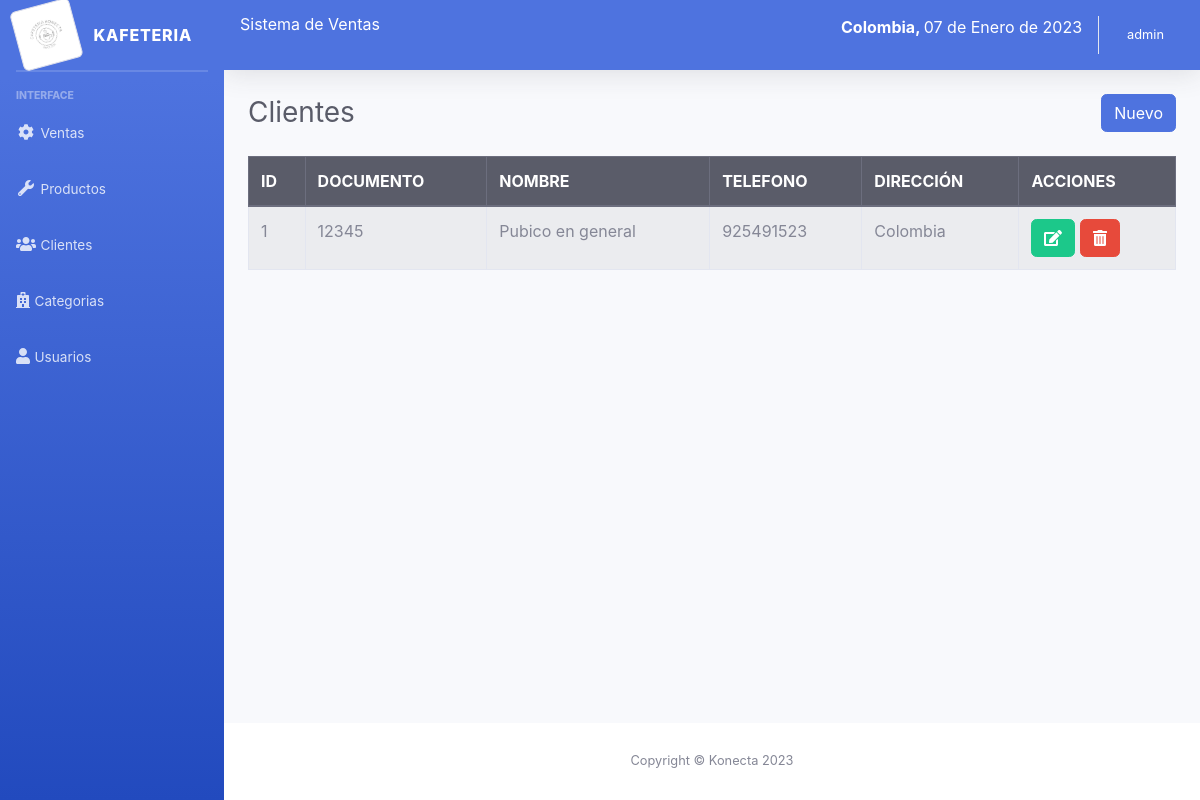
/sistema/lista_cliente.php (signed in), run on the app's committed database.
### tables this page shows
CREATE TABLE `cliente` (
  `idcliente` int(11) NOT NULL,
  `dni` int(8) NOT NULL,
  `nombre` varchar(100) NOT NULL,
  `telefono` int(15) NOT NULL,
  `direccion` varchar(200) NOT NULL,
  `usuario_id` int(11) NOT NULL
);

### sistema/lista_cliente.php (the view)
<?php include_once "includes/header.php"; ?>
<div class="container-fluid">
	<div class="d-sm-flex align-items-center justify-content-between mb-4">
		<h1 class="h3 mb-0 text-gray-800">Clientes</h1>
		<a href="registro_cliente.php" class="btn btn-primary">Nuevo</a>
	</div>
	<div class="row">
		<div class="col-lg-12">
			<div class="table-responsive">
				<table class="table table-striped table-bordered" id="table">
					<thead class="thead-dark">
						<tr>
							<th>ID</th>
							<th>DOCUMENTO</th>
							<th>NOMBRE</th>
							<th>TELEFONO</th>
							<th>DIRECCIÓN</th>
							<?php if ($_SESSION['rol'] == 1) { ?>
							<th>ACCIONES</th>
							<?php } ?>
						</tr>
					</thead>
					<tbody>
						<?php
						include "../conexion.php";
						$query = mysqli_query($conexion, "SELECT * FROM cliente");
						$result = mysqli_num_rows($query);
						if ($result > 0) {
							while ($data = mysqli_fetch_assoc($query)) { ?>
								<tr>
									<td><?php echo $data['idcliente']; ?></td>
									<td><?php echo $data['dni']; ?></td>
									<td><?php echo $data['nombre']; ?></td>
									<td><?php echo $data['telefono']; ?></td>
									<td><?php echo $data['direccion']; ?></td>
									<?php if ($_SESSION['rol'] == 1) { ?>
									<td>
										<a href="editar_cliente.php?id=<?php echo $data['idcliente']; ?>" class="btn btn-success"><i class='fas fa-edit'></i></a>
										<form action="eliminar_cliente.php?id=<?php echo $data['idcliente']; ?>" method="post" class="confirmar d-inline">
											<button class="btn btn-danger" type="submit"><i class='fas fa-trash-alt'></i> </button>
										</form>
									</td>
									<?php } ?>
								</tr>
						<?php }
						} ?>
					</tbody>
				</table>
			</div>
		</div>
	</div>
</div>
</div>
<?php include_once "includes/footer.php"; ?>

### data on the page
cliente: idcliente "1", dni "12345", nombre "Pubico en general", telefono "925491523", direccion "Colombia"

### other printed values
fecha() "07 de Enero de 2023"
$_SESSION['nombre'] "admin"
